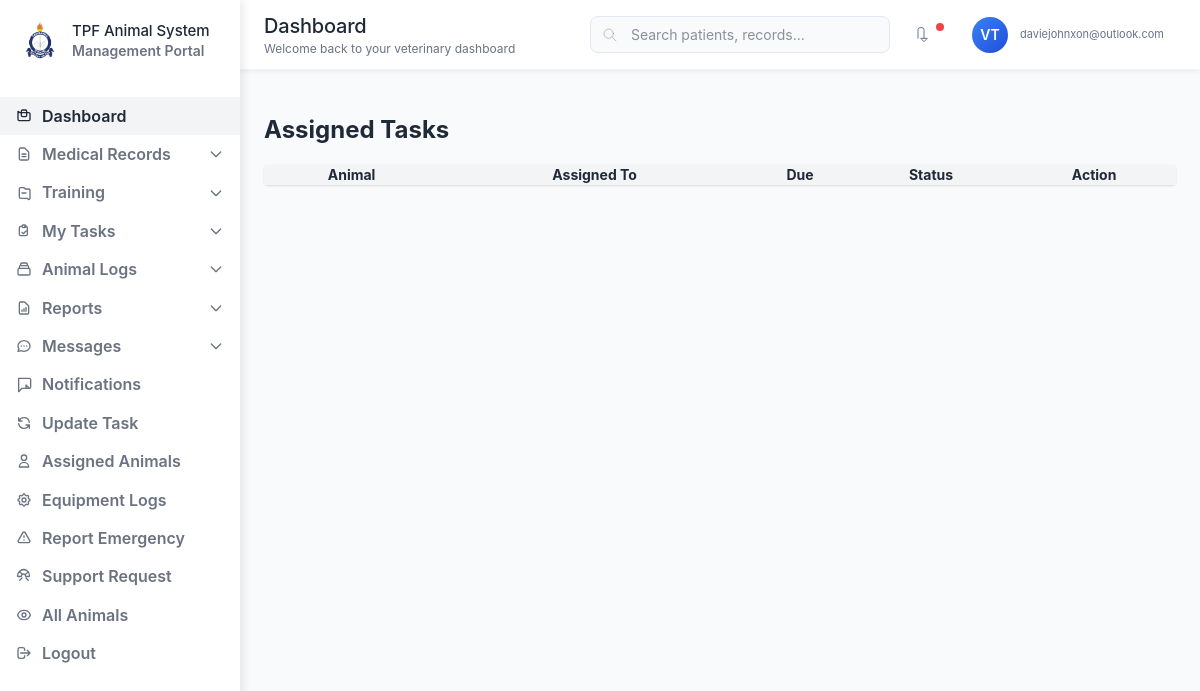
/dashboard/vet/Tps_Moshi/tasks/ (signed in), run on an earlier commit of the app's database.
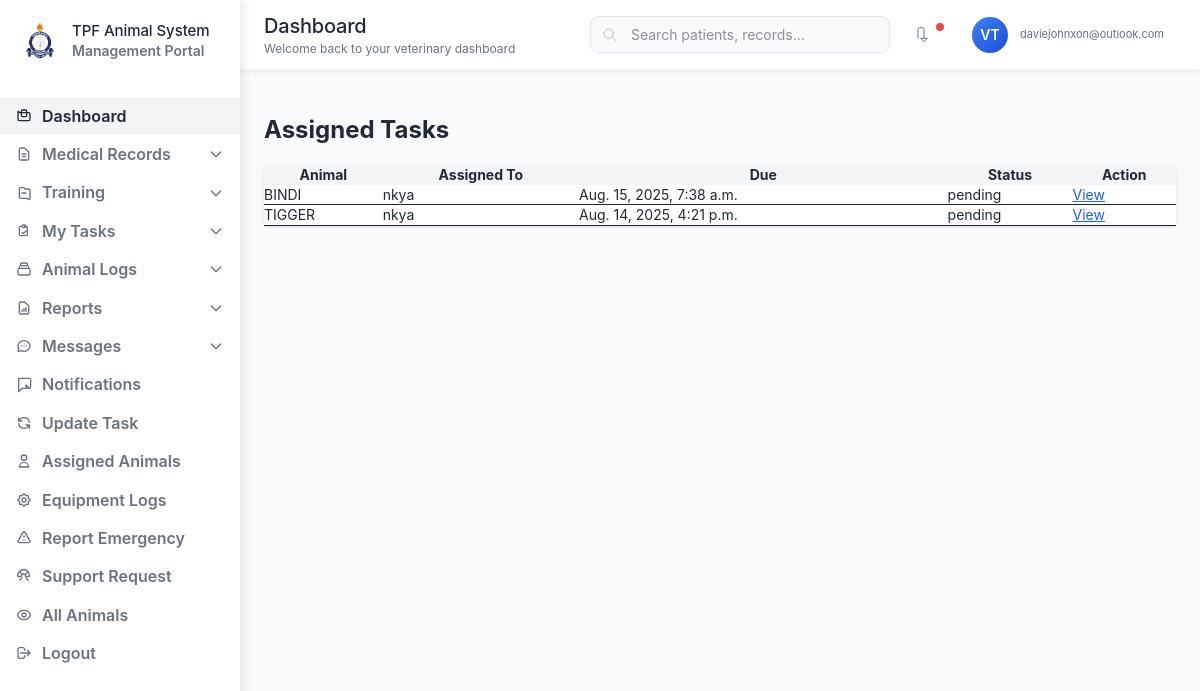
And on a later commit of the database.
### core/models.py (models this page shows, shortened)
class VetTask(models.Model):
    PRIORITY_CHOICES = [
        ('low', 'Low'),
        ('normal', 'Normal'),
        ('high', 'High'),
        ('urgent', 'Urgent'),
    ]
    STATUS_CHOICES = [
        ('pending', 'Pending'),
        ('in_progress', 'In Progress'),
        ('completed', 'Completed'),
        ('cancelled', 'Cancelled'),
    ]
    title = models.CharField(max_length=255)
    description = models.TextField()
    animal = models.ForeignKey(Animal, on_delete=models.CASCADE, related_name='vet_tasks')
    assigned_by = models.ForeignKey(CustomUser, on_delete=models.CASCADE, related_name='assigned_vet_tasks')
    assigned_to = models.ForeignKey(CustomUser, on_delete=models.CASCADE, related_name='received_vet_tasks')
    branch = models.ForeignKey(Branch, on_delete=models.CASCADE)
    priority = models.CharField(max_length=10, choices=PRIORITY_CHOICES, default='normal')
    status = models.CharField(max_length=20, choices=STATUS_CHOICES, default='pending')
    due_date = models.DateTimeField()
    completed_at = models.DateTimeField(null=True, blank=True)
    notes = models.TextField(blank=True, null=True)
    created_at = models.DateTimeField(auto_now_add=True)
    updated_at = models.DateTimeField(auto_now=True)
    date_assigned = models.DateTimeField(auto_now_add=True)  # or just DateTimeField()
    class Meta:
        ordering = ['-created_at']

class Animal(models.Model):
    SPECIES_CHOICES = [
        ('dog', 'Dog'),
        ('horse', 'Horse'),
        ('cat', 'Cat'),
        ('other', 'Other'),
    ]
    name = models.CharField(max_length=255)
    species = models.CharField(max_length=100, choices=SPECIES_CHOICES)
    breed = models.CharField(max_length=100, blank=True, null=True)
    force_number = models.CharField(max_length=100, unique=True)
    age = models.DecimalField(max_digits=5, decimal_places=2)
    date_of_birth = models.DateField(null=True, blank=True)
    owner_name = models.CharField(max_length=255)
    photo = models.ImageField(upload_to='animal_photos/', blank=True, null=True)
    branch = models.ForeignKey(Branch, on_delete=models.CASCADE)
    assigned_users = models.ManyToManyField(CustomUser, related_name='assigned_animals', blank=True)
    assigned_vet = models.ForeignKey(CustomUser, on_delete=models.SET_NULL, null=True, blank=True, related_name='vet_animals')
    created_at = models.DateTimeField(auto_now_add=True)
    updated_at = models.DateTimeField(auto_now=True)
    class Meta:
        ordering = ['-created_at']

### accounts/models.py (models this page shows, shortened)
class CustomUser(AbstractUser):
    email = models.EmailField(unique=True)
    role = models.CharField(max_length=30, choices=ROLES)
    branch = models.ForeignKey('core.Branch', on_delete=models.SET_NULL, null=True, blank=True)

### veterinarian_dashboard/views.py (the view)
# urls.py: path('<str:branch>/tasks/', vet_task_list, name='vet_task_list'),
@login_required
def vet_task_list(request, branch):
    if not is_authorized_branch(request.user, branch, role='veterinarian'):
        return render(request, 'errors/unauthorized.html', status=403)
    tasks = VetTask.objects.filter(
        assigned_by=request.user,
        animal__branch__name__iexact=branch
    ).order_by('-created_at')
    return render(request, 'veterinarian_dashboard/task_list.html', {
        'tasks': tasks,
        'branch': branch
    })

### veterinarian_dashboard/views.py (called while the page is built)
def is_authorized_branch(user, branch_name, role=None):
    branch_check = user.branch and user.branch.name.lower() == branch_name.lower()
    if role:
        return branch_check and user.role.lower() == role.lower()
    return branch_check

### templates/veterinarian_dashboard/task_list.html
{% extends "veterinarian_dashboard/base_dashboard.html" %}
{% block content %}
<br>
<h2 class="text-2xl font-bold mb-4">Assigned Tasks</h2>
<br>
<table class="w-full table-auto bg-white rounded shadow">
    <thead class="bg-gray-100">
        <tr>
            <th class="px-4 py-2">Animal</th>
            <th class="px-4 py-2">Assigned To</th>
            <th class="px-4 py-2">Due</th>
            <th class="px-4 py-2">Status</th>
            <th class="px-4 py-2">Action</th>
        </tr>
    </thead>
    <tbody>
        {% for task in tasks %}
        <tr class="border-b">
            <td class="px-4 py-2">{{ task.animal.name }}</td>
            <td class="px-4 py-2">{{ task.assigned_to.username }}</td>
            <td class="px-4 py-2">{{ task.due_date }}</td>
            <td class="px-4 py-2">{{ task.status }}</td>
            <td class="px-4 py-2">
                <a href="{% url 'vet_task_detail' branch=branch task_id=task.id %}" class="text-blue-600 underline">View</a>
            </td>
        </tr>
        {% endfor %}
    </tbody>
</table>
{% endblock %}

What changed in the data, as far as the page shows it:
added VetTask: animal.name "BINDI", assigned_to.username "nkya", due_date "Aug. 15, 2025, 7:38 a.m.", status "pending"
added VetTask: animal.name "TIGGER", assigned_to.username "nkya", due_date "Aug. 14, 2025, 4:21 p.m.", status "pending"
